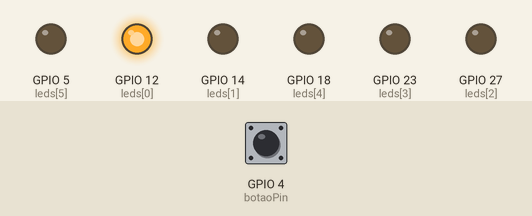
Bench run of a sketch on a simulated ESP32. Shown: output pins drawn as LEDs (lit = HIGH). The inputs (shaded band) are chosen by the test bench; at power-on: GPIO 4 (botaoPin) HIGH. What the sketch prints to the serial monitor is not drawn.

Above: at 0.2 s.
At 1.2 s:
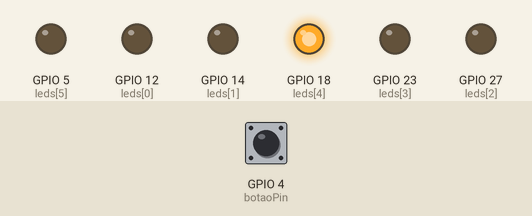
At 1.7 s:
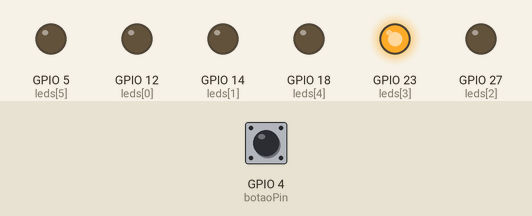
At 2.2 s:
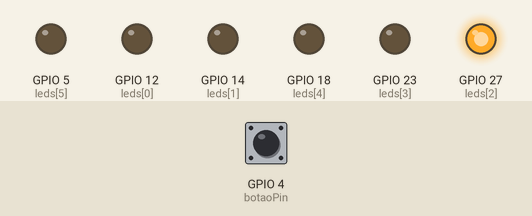
At 3.7 s:
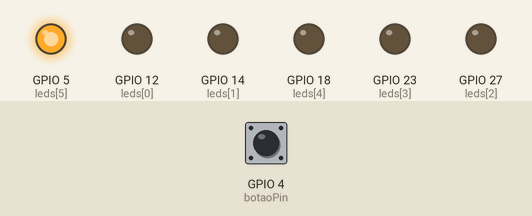
At 5.7 s:
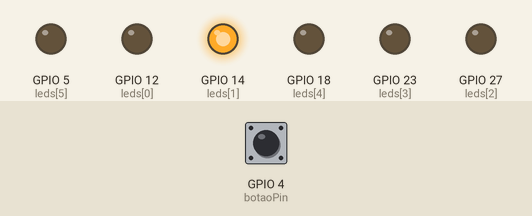
Timing chart, 0 to 6.9 s (numbered marks = the images above):
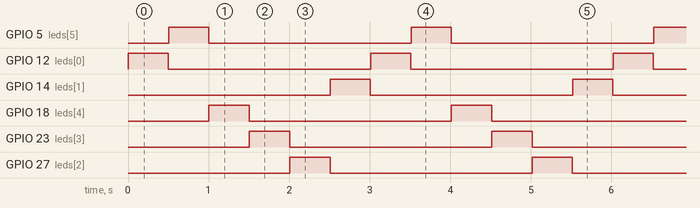

Measured:
- by itself, GPIO 5 (leds[5]), GPIO 12 (leds[0]), GPIO 14 (leds[1]), GPIO 18 (leds[4]), GPIO 23 (leds[3]), GPIO 27 (leds[2]): alternates HIGH for 0.50 s and LOW for 2.5 s
- by itself, everything shown: repeats every 3.0 s, in 12 steps

The sketch:

debounceLed.ino
```cpp
int leds[6] = { 12, 14, 27, 23, 18, 5 };
int totalLeds = 6;
int botaoPin = 4;

volatile int ledEscolhido = 0;
volatile int tempoPassado = 0;

hw_timer_t *timer = NULL;

int tempo = 0;
int flagLed = 0;
int sentidoHorario = 0;

void IRAM_ATTR onTimer() {
	tempoPassado++;
	if (flagLed == 1) {
		if (tempo > 0) {
			tempo--;
		} else {
			flagLed = 0;
			if (digitalRead(botaoPin)) {
				sentidoHorario = !sentidoHorario;
			}
		}
	}
}

void IRAM_ATTR ledFunction() {
	if (flagLed != 1) {
		flagLed = 1;
		tempo = 200;
	}
}

void setup() {
	for (int i = 0; i < totalLeds; i++) {
		pinMode(leds[i], OUTPUT);
		digitalWrite(leds[i], 0);
	}

	pinMode(botaoPin, INPUT_PULLUP);

	attachInterrupt(
	  digitalPinToInterrupt(botaoPin),
	  ledFunction,
	  FALLING);

	Serial.begin(115200);

	timer = timerBegin(1000000);
	timerAttachInterrupt(timer, &onTimer);
	timerAlarm(timer, 1000, true, 0);
}

void loop() {
	Serial.print("Sentido horário: ");
	Serial.println(sentidoHorario);

	if (sentidoHorario) {
		digitalWrite(leds[ledEscolhido], 1);
		if (tempoPassado > 500) {
			tempoPassado = 0;
			digitalWrite(leds[ledEscolhido], 0);
			if (ledEscolhido < totalLeds - 1) {
				ledEscolhido++;
			} else {
				ledEscolhido = 0;
			}
		}
	} else {
		digitalWrite(leds[ledEscolhido], 1);
		if (tempoPassado > 500) {
			tempoPassado = 0;
			digitalWrite(leds[ledEscolhido], 0);
			if (ledEscolhido > 0) {
				ledEscolhido--;
			} else {
				ledEscolhido = 5;
			}
		}
	}
}
```
